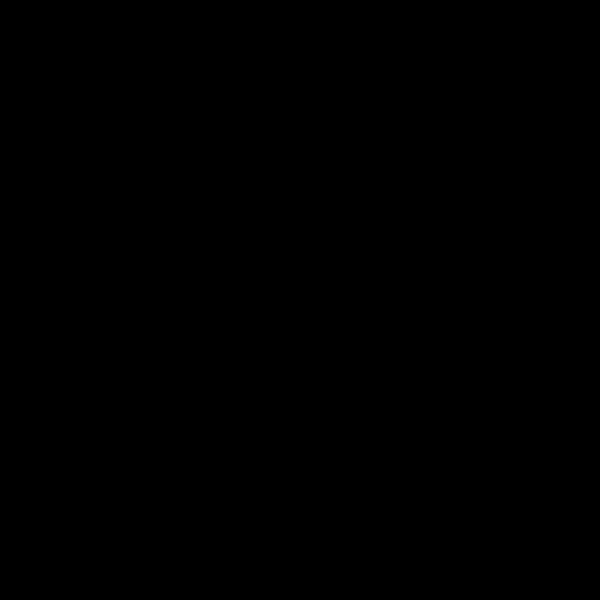
Frame 1 (no input)
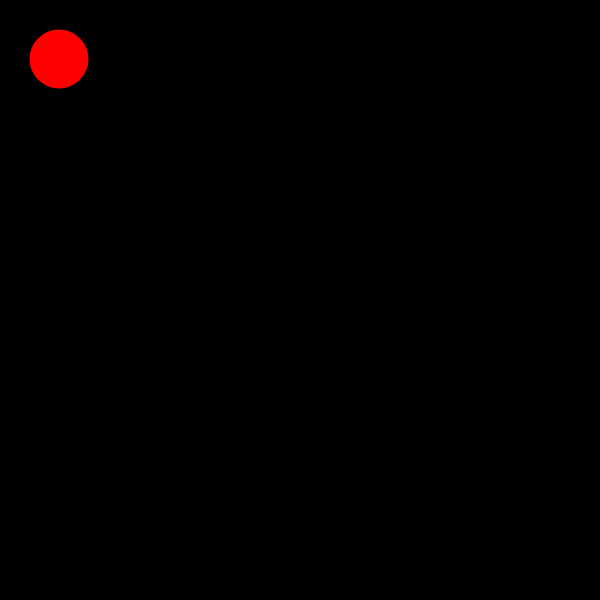
Frame 60 (no input)
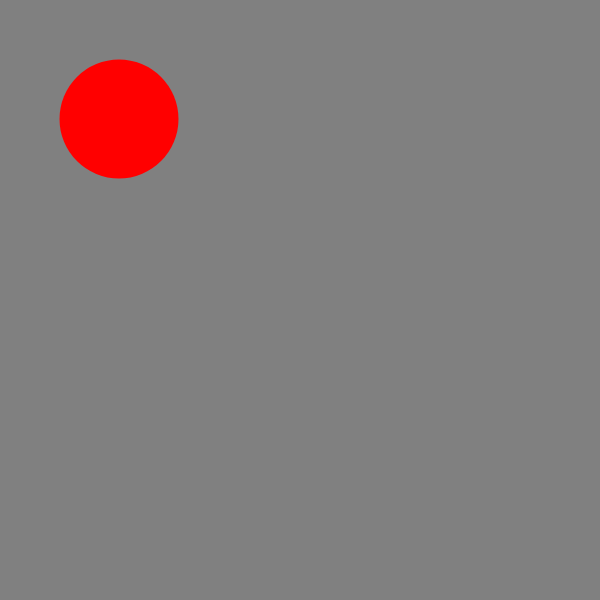
Frame 120 (the mouse pressed at the canvas centre since frame 60)

The p5.js sketch that drew these frames (run headless with seeded random() and noise() and a simulated clock; from frame 60 on, the mouse is pressed at the canvas centre):

// p5.js sketch
// ── sketch.js
var colour={
  r : 255,
  g : 186,
  b : 24
};
var circle = {
  x : 0,
  y : 600/2,
  diameter : 50
};
var s=0;
function setup(){
  createCanvas(600, 600);
}
function draw(){
  
  col = map(mouseX, 0, width, 0, 255);
  background(col);
  noStroke();
  fill(255, 0, 0);
  ellipse(s, s, s, s, 100);
  s++;  
  noStroke();
  fill(108, 187, 255);
  ellipse(mouseX, circle.y, circle.diameter, circle.diameter);
  

  //colour.r--;colour.g--;colour.b--;
}
